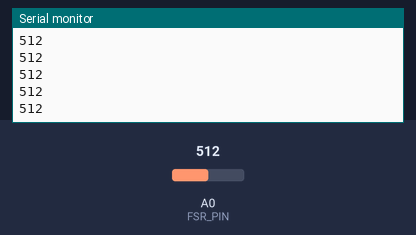
This sketch was run on a simulated Arduino Uno, built with avr-gcc and run on an emulated ATmega328P. On the bench: the last lines printed to the serial monitor. The inputs (shaded band) are chosen by the test bench; at power-on: A0 (FSR_PIN) = 512.

Above: at 1.2 s.
1.3 s: A0 (FSR_PIN) set to 716
At 2.2 s:
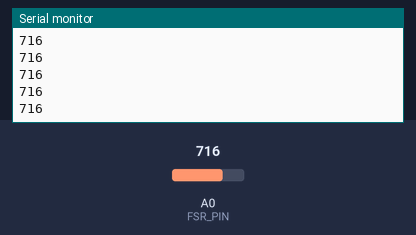
2.8 s: A0 (FSR_PIN) set to 900
At 3.6 s:
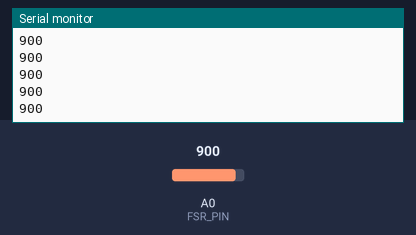
Timing chart, 0 to 5.8 s (numbered marks = the images above; inputs shaded):
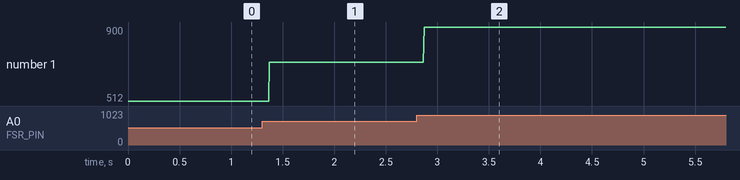

Measured:
- after the input at 1.3 s, the serial monitor: prints a new line after 0.07 s (image 1)
- after the input at 2.8 s, the serial monitor: prints a new line after 0.07 s (image 2)
- plotted number 1: 512 → 716 after the input at 1.3 s, 716 → 900 after the input at 2.8 s

The sketch:

fsr.ino
```cpp
#define FSR_PIN 0
int fsr;

void setup(){
  Serial.begin(9600);
}

void loop(){
  fsr=analogRead(FSR_PIN);
  Serial.println(fsr);
}
```
